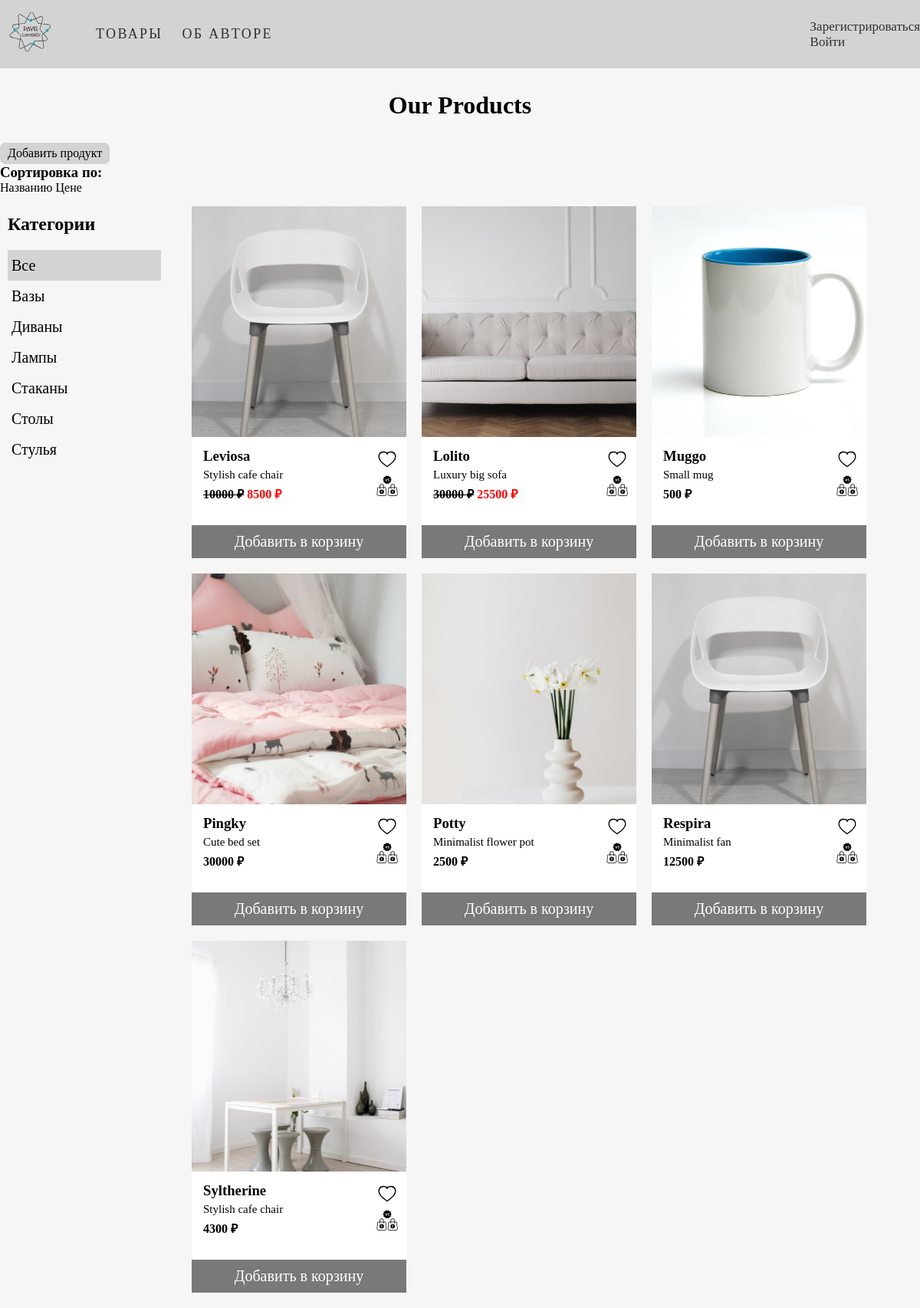
The page / on the database its author committed.
### main_page/models.py (models this page shows, shortened)
class Category(models.Model):
    name = models.CharField(max_length=100, db_index=True)
    slug = models.SlugField(max_length=100, db_index=True, unique=True)
    class Meta:
        ordering = ('name',)
        verbose_name = 'Категория'
        verbose_name_plural = 'Категории'
    def get_absolute_url(self):
        return reverse('main_page:product_list_by_category', args=[self.slug])

class Product(models.Model):
    category = models.ForeignKey(Category, on_delete=models.CASCADE, related_name='Продукты', null=True)
    name = models.CharField(max_length=50, db_index=True, verbose_name='Наименование', null=True)
    slug = models.SlugField(max_length=100, db_index=True, null=True)
    description = models.TextField(max_length=350, verbose_name='Описание', null=True)
    img = models.ImageField(upload_to='main_page/images', verbose_name='Изображение', null=True)
    width = models.CharField(max_length=10, verbose_name='Ширина (см)', null=True)
    height = models.CharField(max_length=10, verbose_name='Высота (см)', null=True)
    weight = models.CharField(max_length=10, verbose_name='Вес (кг)', null=True)
    price = models.CharField(max_length=10, verbose_name='Цена (руб)', null=True)
    discount_price = models.CharField(max_length=10, null=True)
    start_date = models.DateTimeField(null=True, blank=True)
    end_date = models.DateTimeField(null=True, blank=True)
    available = models.BooleanField(default=True, null=True)
    created = models.DateTimeField(auto_now_add=True, null=True)
    updated = models.DateTimeField(auto_now=True, null=True)
    class Meta:
        ordering = ('name',)
        index_together = ('id', 'slug',)
        verbose_name = 'Товар'
        verbose_name_plural = 'Товары'
    def get_absolute_url(self):
        return reverse('main_page:product_detail', args=[self.id, self.slug])

### main_page/views.py (the view)
# urls.py: path('', views.products_list, name='index'),
def products_list(request, category_slug=None):
    category = None
    categories = Category.objects.all()
    curr_time = timezone.now()
    products = Product.objects.filter(available=True)
    sort_by = request.GET.get('sort_by')
    if sort_by:
        products = Product.objects.order_by(sort_by).all()
    if category_slug:
        category = get_object_or_404(Category, slug=category_slug)
        products = products.filter(category=category)
    return render(request, 'main_page/index.html', {'category': category,
                                                    'categories': categories,
                                                    'products': products,
                                                    'curr_time': curr_time})

### templates/main_page/index.html (shortened to what this page needs)
{% extends 'main_page/base.html' %}
{% load static %}
{% load tz %}
{% block css %}
    <link rel="stylesheet" href="{% static 'css/style.css' %}">
{% endblock %}
{% block content %}
    <h1>Our Products</h1>
    <div class="add-product-block container">
        <a class="add-product" href="{% url 'main_page:add_product' %}">Добавить продукт</a>
    </div>
    <div class="sorted-block container">
        <h3>Сортировка по:</h3>
        <a class="sort-by" href="?sort_by=name">Названию</a>
        <a class="sort-by" href="?sort_by=price">Цене</a>
    </div>
    <section class="main-content container">
        <aside class="categories-block">
            <h2>Категории</h2>
            <ul class="categories-list">
                <li {% if not category %} class="all-selected" {% endif %}>
                    <a href="{% url 'main_page:index' %}">Все</a>
                </li>
                {% for cat in categories %}
                    <li {% if category.slug == cat.slug %} class="cat-selected" {% endif %}>
                        <a href="{{ cat.get_absolute_url }}">{{ cat.name }}</a>
                    </li>
                {% endfor %}
            </ul>
        </aside>
        <div class="products-tape">
            {% for product in products %}
                <div class="product-card">
                    <a href="{{ product.get_absolute_url }}">
                        <img src="{{ product.img.url }}" height="301" width="280" alt="Товар">
                    </a>
                    <div class="product-description">
                        <div class="product-info">
                            <h3>{{ product.name }}</h3>
                            <p>{{ product.description }}</p>
                            {% if product.discount_price and product.start_date <= curr_time and curr_time <= product.end_date %}
                                <div class="current_and_disc_price">
                                    <strike class="current-price"><b>{{ product.price }} ₽</b></strike>
                                    <span class="disc-price"><b>{{ product.discount_price }} ₽</b></span>
                                </div>
                            {% else %}
                                <span class="current-price"><b>{{ product.price }} ₽</b></span>
                            {% endif %}
                        </div>
                        <div class="interaction-item">
                            <a href="{% url 'favourites:add_item' product.id %}">
                                <img src="{% static 'main_page/favourites-icon.svg' %}" height="30" width="30"
                                     alt="Избранное">
                            </a>
                            <a href="{% url 'compare:add_item' product.id %}">
                                <img src="{% static 'main_page/compare.svg' %}" height="30" width="30"
                                     alt="Сравнить">
                            </a>
                        </div>
                    </div>
                    <div class="add_cart">
                        <a href="{% url 'cart:add_item' product.id %}">Добавить в корзину</a>
                    </div>
                </div>
            {% endfor %}
        </div>
    </section>
{% endblock %}

### main_page/static/css/base.css (style rules this page uses)
body { padding: 0; margin: 0; background-color: #f6f6f6; }
h1, h2, h3, p { margin: 0; padding: 0; }
.container { max-width: 1200px; min-width: 320px; margin: 0 auto; box-sizing: border-box }
ul { margin: 0; padding: 0; }

### main_page/static/css/style.css (style rules this page uses)
body { padding: 0; margin: 0; background-color: #f6f6f6; }
.container { max-width: 1200px; min-width: 320px; margin: 0 auto; box-sizing: border-box }
h1 { text-align: center; padding: 30px 0 30px 0; }
a { text-decoration: none; color: black; cursor: pointer; }
.main-content { display: flex; margin-top: 15px; }
.categories-block h2 { margin: 10px; }
.categories-list { background-color: #f6f6f6; padding: 10px; width: 200px; border-radius: 10px; }
.categories-list li { display: flex; align-items: center; font-size: 20px; padding: 5px; }
.categories-block { margin-right: 30px; }
.all-selected { background-color: lightgray; }
.add-product { display: inline-block; background-color: lightgrey; text-decoration: none; padding: 5px 10px 5px 10px; border-radius: 7px; color: black; }
.categories-list li { list-style: none; height: 30px; }
.products-tape { display: flex; flex-wrap: wrap; }
.product-card { margin: 0 20px 20px 0; background-color: #ffffff; }
.product-description { padding: 10px 0 25px 15px; }
.product-description > * { padding-bottom: 5px; }
.product-description p { font-size: 15px; }
.product-description { display: flex; justify-content: space-between; }
.product-info > *:not(:last-child) { padding-bottom: 5px; }
.disc-price { color: red; }
.interaction-item { display: flex; flex-direction: column; margin-right: 10px; }
.add_cart { text-align: center; padding: 10px; font-size: 20px; background-color: #797979; }
.add_cart a { color: #ffffff; }

### rows shown on the page
Category: name "Вазы"
Category: name "Диваны"
Category: name "Лампы"
Category: name "Стаканы"
Category: name "Столы"
Category: name "Стулья"
Product: img (picture), name "Leviosa", description "Stylish cafe chair", price "10000", discount_price "8500"
Product: img (picture), name "Lolito", description "Luxury big sofa", price "30000", discount_price "25500"
Product: img (picture), name "Muggo", description "Small mug", price "500"
Product: img (picture), name "Pingky", description "Cute bed set", price "30000"
Product: img (picture), name "Potty", description "Minimalist flower pot", price "2500"
Product: img (picture), name "Respira", description "Minimalist fan", price "12500"
Product: img (picture), name "Syltherine", description "Stylish cafe chair", price "4300"
